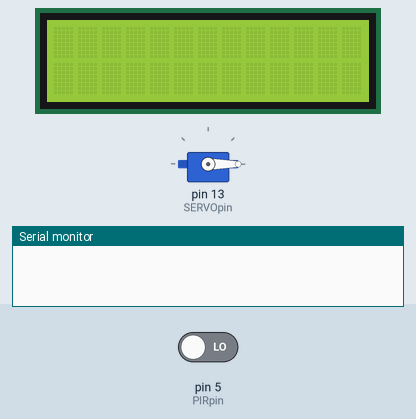
Simulated run of this sketch. Board: Arduino Uno, built with avr-gcc and run on an emulated ATmega328P. On the bench: servo, 13×2 character LCD, the last lines printed to the serial monitor. The test bench sets the inputs (shaded band); at power-on: pin 5 (PIRpin) LOW.

Above: at 2.2 s.
2.3 s: pin 5 (PIRpin) driven HIGH
At 2.8 s:
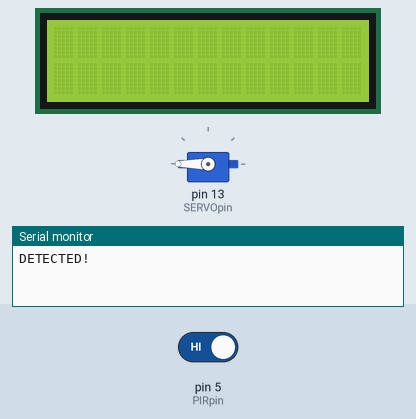
5.3 s: pin 5 (PIRpin) driven LOW
At 6.2 s:
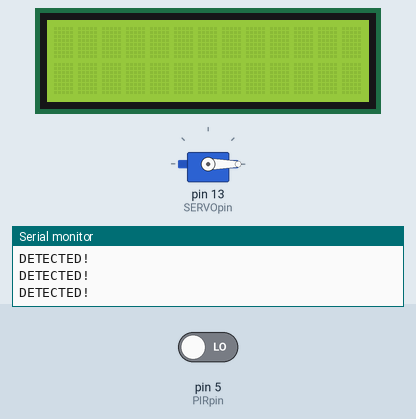
Timing chart, 0 to 8.3 s (numbered marks = the images above; inputs shaded):
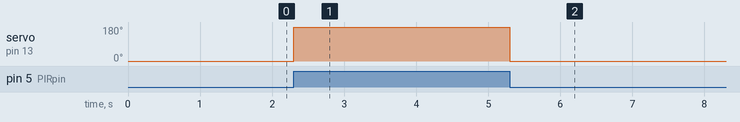

Measured:
- after the input at 2.3 s, servo on pin 13 (SERVOpin): 0° → 180° at once
- after the input at 5.3 s, servo on pin 13 (SERVOpin): 180° → 0° at once

The sketch:

ENGR101_FinalProject.ino
```cpp
//C++ Libraries
#include <Servo.h>
#include <LiquidCrystal.h>

int PIRpin = 5; // PIR Motion Sensor Pin
int SERVOpin = 13; // Servo Motor Pin
bool doorIsOpen = false; // Door is open boolean

// parameters
int startingAngle = 0;
int endingAngle = 180;

Servo myservo; // initiate Servo class
LiquidCrystal lcd(7, 8, 9, 10, 11, 12); // initiate LiquidCrystal (lcd) class

void setup() { // initial setup
  Serial.begin(9600);
  pinMode(PIRpin, INPUT); // set pir motion detector to input
  myservo.attach(SERVOpin); // attach servo motor pin to servo class
  myservo.write(0); // set servo rotation to 0
  lcd.begin(13, 2); // initialize lcd screen w x h
  lcd.noDisplay(); // turn off display
  lcd.print("WELCOME HOME!"); // set display text to welcome home text
  delay(1000); // create 1 second delay before starting loop
}

void loop(){ // main loop
  if(digitalRead(PIRpin) == HIGH && doorIsOpen == false){ //check if motion is detected and door is not already open
    Serial.println("DETECTED!");
    doorIsOpen = true; //set door to open
    //lcd.display(); // turn on display
    myservo.write(endingAngle); // rotate servo to open door
    delay(1000); // wait five seconds
    //lcd.noDisplay(); // turn off display
    myservo.write(startingAngle); // rotate servo to close door
    doorIsOpen = false; // set door to not open
  }
}
```
